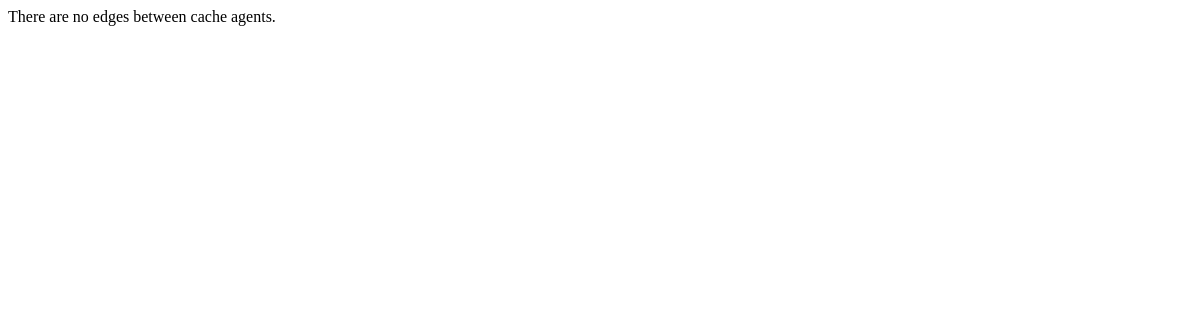
Before: /overlay/edge/ with the older database file.
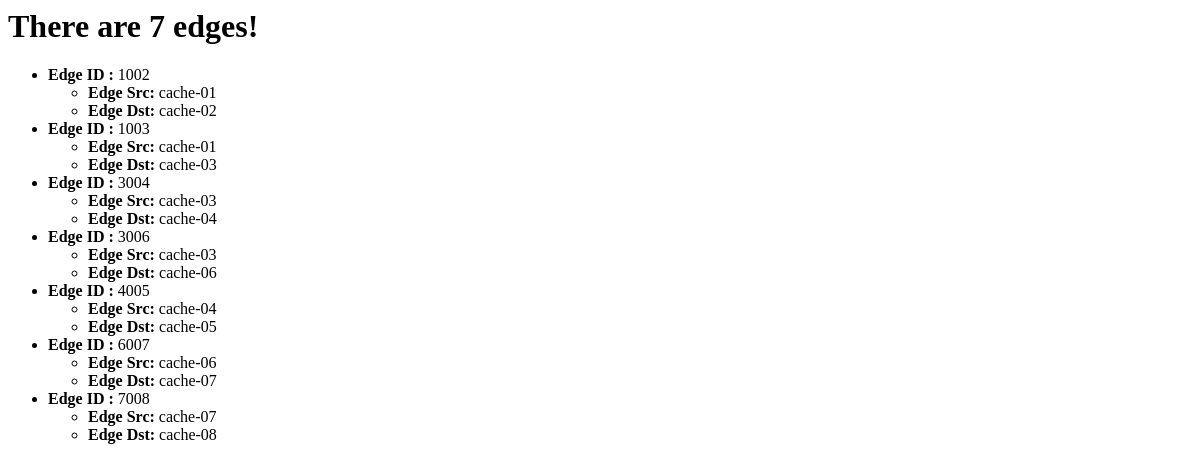
After: the same page with the newer database file.
### overlay/models.py (models this page shows)
class Edge(models.Model):
	src = models.CharField(max_length=10)
	dst = models.CharField(max_length=10)

### overlay/views.py (the view)
def edge(request):
	print("Entering edge function in overlay/views.py")
	edges = Edge.objects.all()
	edge_num = edges.count()
	template = loader.get_template('overlay/edges.html')
	context = RequestContext(request, {'edges':edges, 'edge_num':edge_num})
	return HttpResponse(template.render(context))

### overlay/templates/overlay/edges.html
{% if edge_num %}
<h1>There are {{ edge_num}} edges!</h1>
{% endif %}
{% if edges %}
    <ul>
    {% for e in edges %}
        <li><b>Edge ID : </b>{{ e.id }}</li>
	<ul>
		<li><b>Edge Src: </b>{{ e.src }}</li>
		<li><b>Edge Dst: </b>{{ e.dst }}</li>
	</ul>
    {% endfor %}
    </ul>
{% else %}
    <p>There are no edges between cache agents.</p>
{% endif %}

Changed rows visible on the page:
added Edge: id "1002", src "cache-01", dst "cache-02"
added Edge: id "1003", src "cache-01", dst "cache-03"
added Edge: id "3004", src "cache-03", dst "cache-04"
added Edge: id "3006", src "cache-03", dst "cache-06"
added Edge: id "4005", src "cache-04", dst "cache-05"
added Edge: id "6007", src "cache-06", dst "cache-07"
added Edge: id "7008", src "cache-07", dst "cache-08"
Other visible differences:
{{ edge_num }}: (not shown) → "7"
text no longer shown: "There are no edges between cache agents."
text now shown: "There are edges!"
